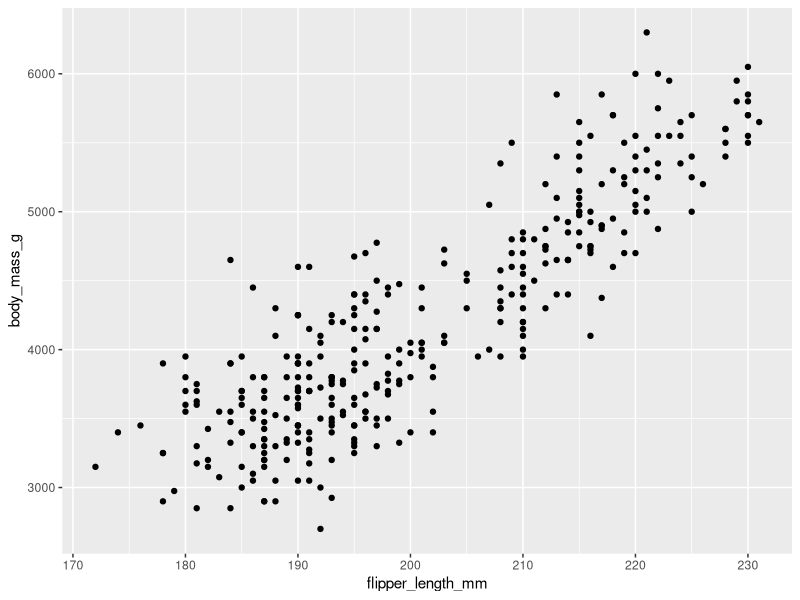
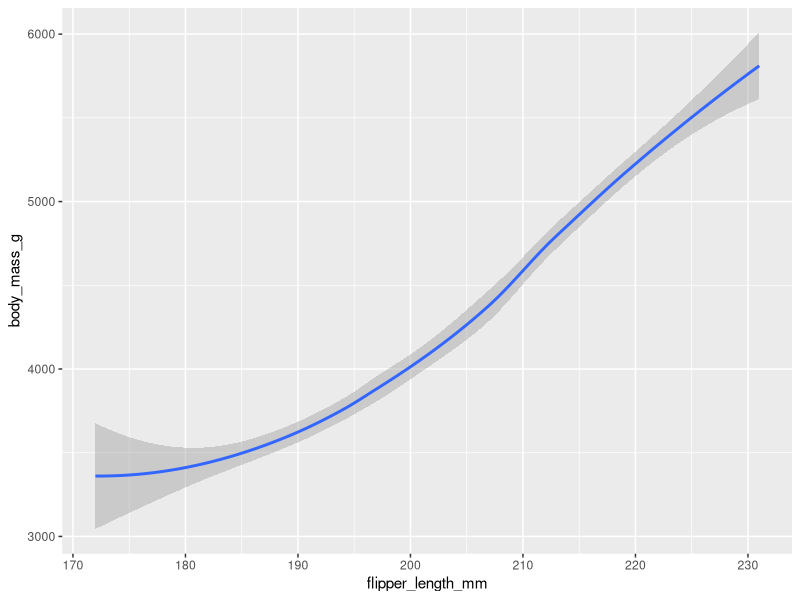
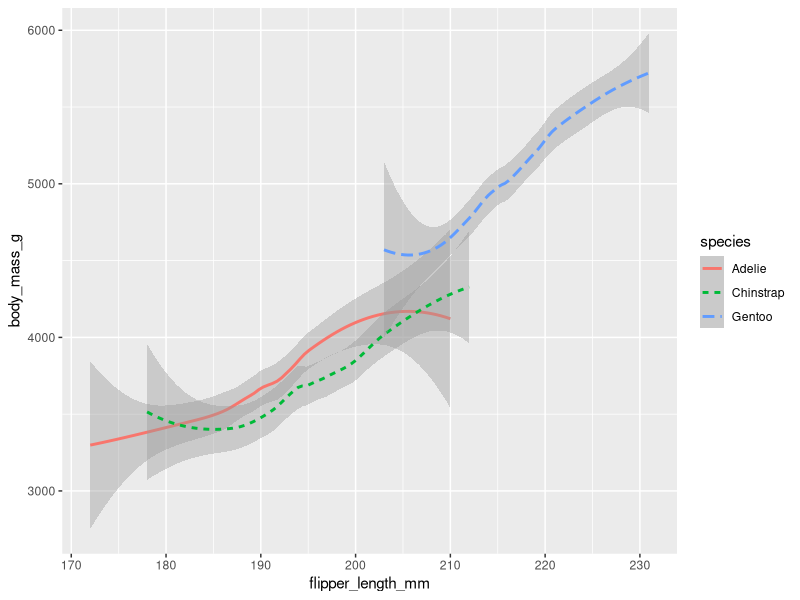
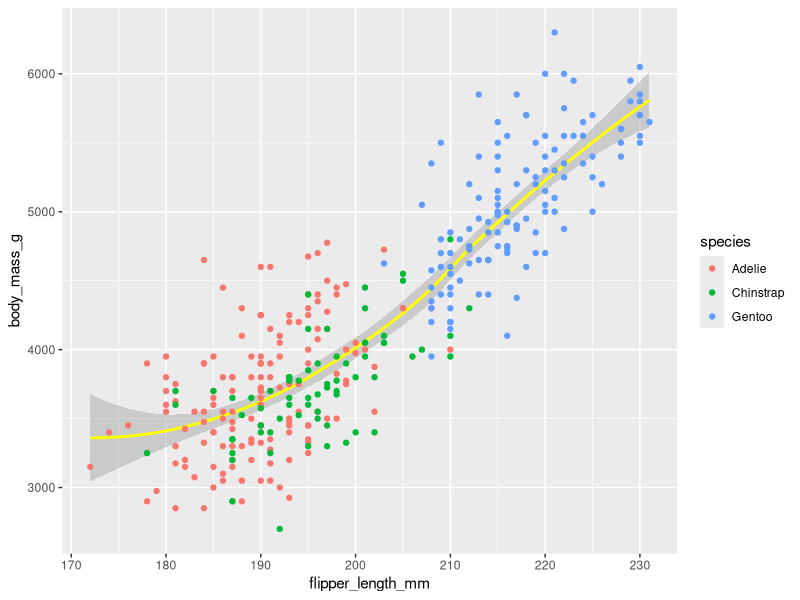
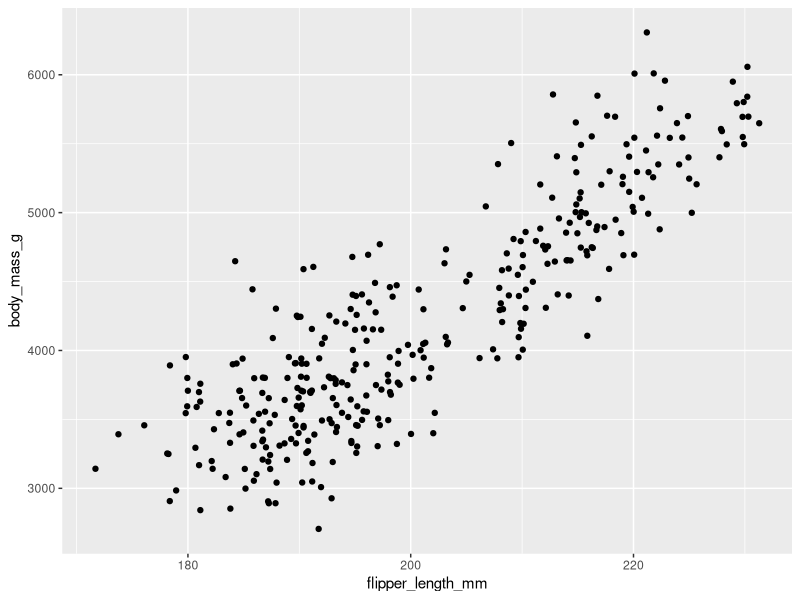
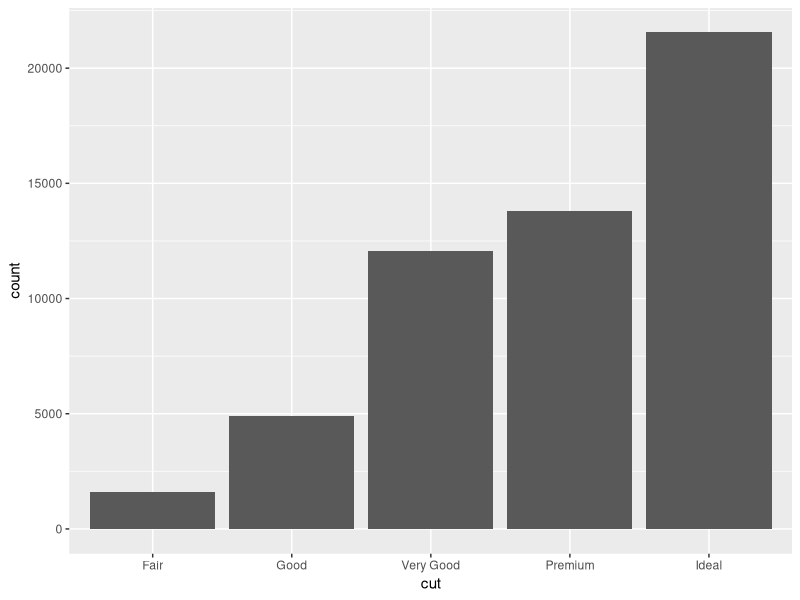
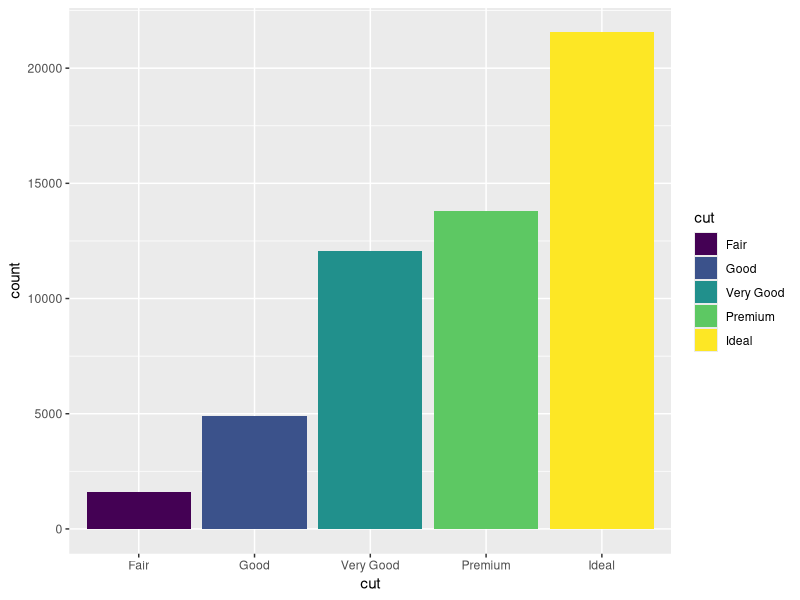
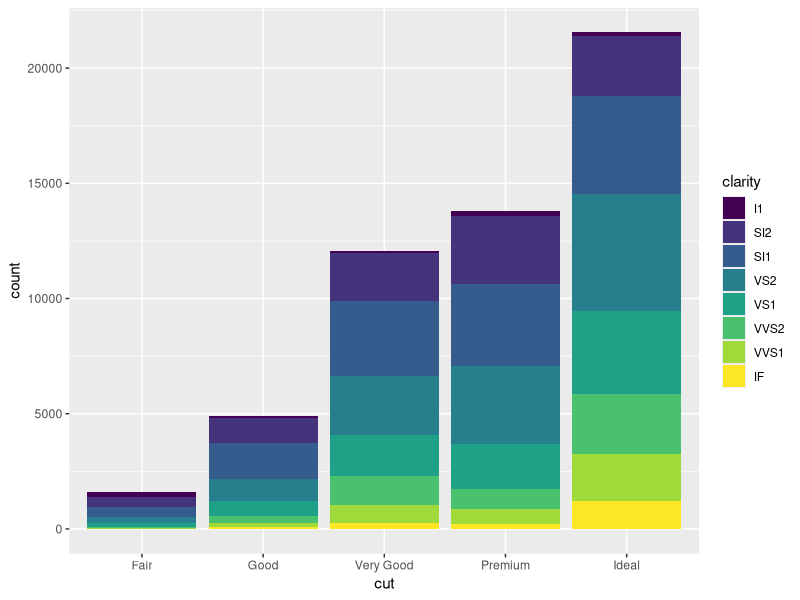

Generate these figures, in order, with R:
# Cargar librerias:
library(ggplot2)
library(palmerpenguins)

# Visualizacion Basica:
ggplot(data = penguins)+
  geom_point(mapping = aes(x= flipper_length_mm ,y= body_mass_g ))


# GRAFICOS DE DISPERSION/PUNTOS: -------------------------------------------
#demostrar tendencias d enuestros datos, con geom_smooth:
ggplot(data = penguins)+
  geom_smooth(mapping = aes(x= flipper_length_mm ,y= body_mass_g ))

#demostrar tendencias d enuestros datos, con geom_smooth, segun especie:
ggplot(data = penguins)+
  geom_smooth(mapping = aes(x= flipper_length_mm ,y= body_mass_g, 
                            linetype= species, color= species))

#combinar diagrama de dispercion con diagrama de linea suave:
ggplot(data = penguins)+
  geom_smooth(mapping = aes(x= flipper_length_mm ,y= body_mass_g ), color="yellow")+
  geom_point(mapping = aes(x= flipper_length_mm ,y= body_mass_g, color=species ))

# geom_jitter, crea un diagrama de dispercion y agregua ruido
ggplot(data = penguins)+
  geom_jitter(mapping = aes(x= flipper_length_mm ,y= body_mass_g ))

#GRAFICOS DE BARRAS: -----------------------------------------------------
ggplot(data = diamonds)+ 
  geom_bar(mapping = aes(x= cut))

# agregar color:
ggplot(data = diamonds)+ 
  geom_bar(mapping = aes(x= cut, fill=cut))

# grafico de barras apiladas:
ggplot(data = diamonds)+ 
  geom_bar(mapping = aes(x= cut, fill=clarity))
